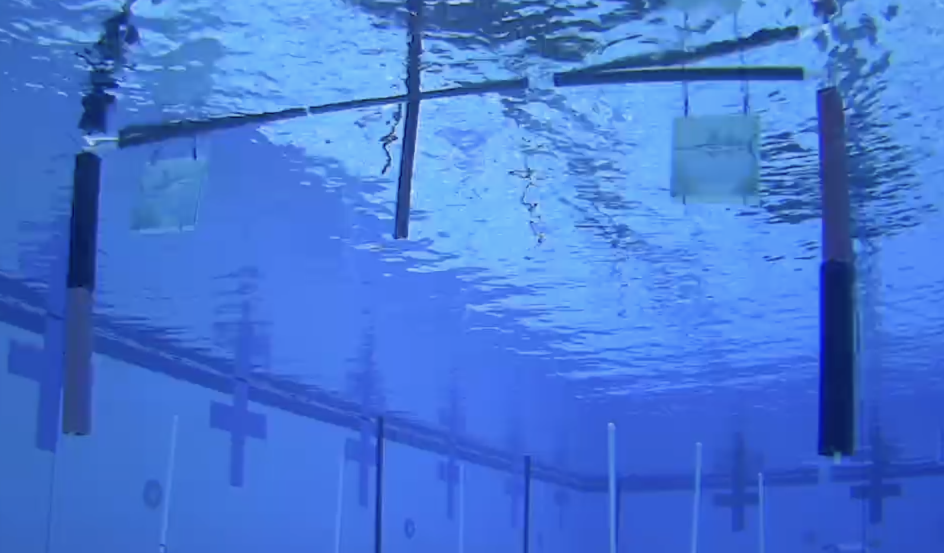
#> input picture perception/tasks/gate/orientation/Gate1.png, 1888 x 1106 px (shown at 1/2 size)
$ python -i cross_detection.py   (imports and definitions only)   (older library calls are emulated)
#> lines starting #> are read from the running program, lines starting #| are printed output that depends on the picture; after the words box and inside, x2 and y2 are one past the last pixel; in counts of white or black regions, pixels touching at a corner belong together
#> further down, picture is the input picture: shape (1106, 1888, 3); mean B, G, R 213.6, 119.7, 70
import numpy as np
import cv2
import sys

#############################################################################
# Compilation of ways to do cross detection for this year's challenge.
# Add more functions for alternative algorithms!
#############################################################################

sys.path.insert(0, '../background_removal')
from perception.tasks._archive.segmentation.peak_removal_adaptive_thresholding import filter_out_highest_peak_multidim
from perception.tasks._archive.segmentation.combinedFilter import init_combined_filter

# [1 line not run here, left out]

# "hsv" = Apply hsv thresholding before trying to find the path marker
# "multidim" = Apply filter_out_highest_peak_multidim
# "combined" = Apply pca then multidim
thresholding = "combined" # Apply hsv thresholding before trying to find the path marker

def find_cross(frame, draw_figs=True):
    """ Returns the middle of a possible cross that has the largest contour area

        One of the ideas from:
        https://stackoverflow.com/questions/14612192/detecting-a-cross-in-an-image-with-opencv
    """
#> called with draw_figs = True

    # Or any other colorspace transformation
    gray = cv2.cvtColor(frame, cv2.COLOR_BGR2GRAY)
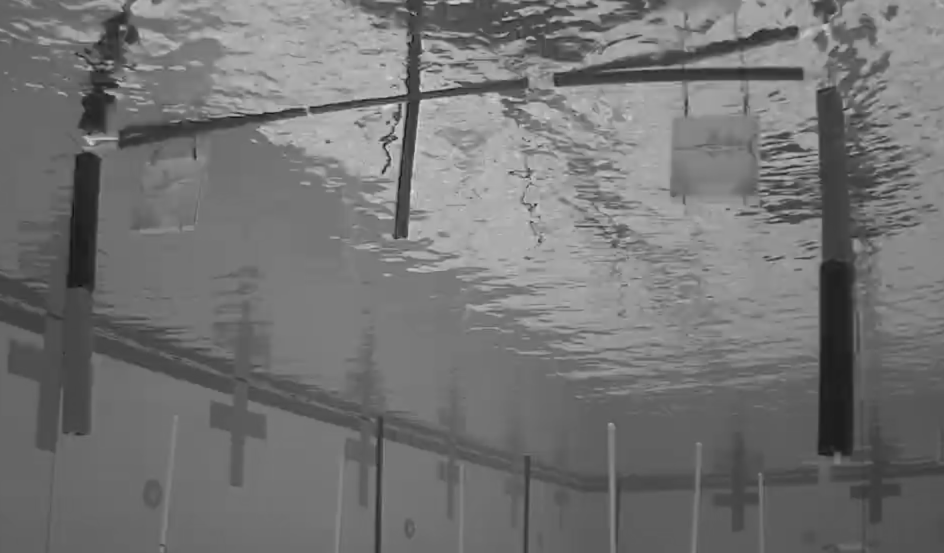
#> gray: shape (1106, 1888) (shown at 1/2 size); min 16, max 227, mean 115.5

    ret, thresh = cv2.threshold(gray, 127, 255,0)
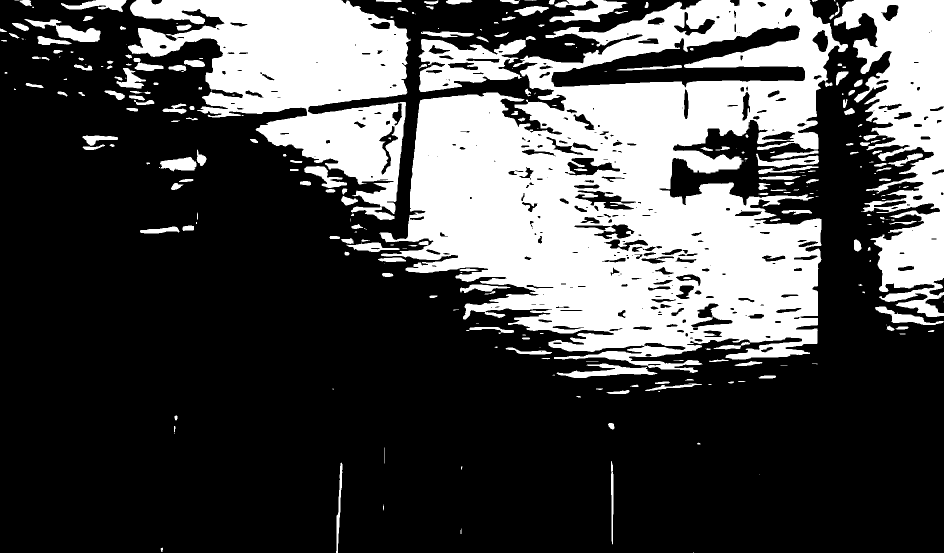
#> thresh: shape (1106, 1888) (shown at 1/2 size); 30.1% white; 283 white regions (96 under 20 px)
    __, contours,hierarchy = cv2.findContours(thresh, cv2.RETR_TREE, cv2.CHAIN_APPROX_SIMPLE)
#> contours = 594 contours, 210 with area under 20; largest, box (x1, y1, x2, y2) and area: (758, 0, 1696, 746) 429106, (256, 0, 821, 440) 120328, (1668, 0, 1888, 634) 71154, (1102, 50, 1611, 176) 27482, (837, 78, 1052, 184) 13816
    contours.sort(key=lambda c: cv2.contourArea(c), reverse=True)

    possible_crosses = []

    for i in range(len(contours)):
        cnt = contours[i]

        hull = cv2.convexHull(cnt,returnPoints = False)
        defects = cv2.convexityDefects(contours[i],hull)

        # Crosses have 4 "defects" (concave places)
        if defects is not None and len(defects) == 4:
            possible_crosses.append(defects)
#> this loop made 500 passes
#> hull on passes 6 to 8: [179, 171, 167, 156, 126, 112, 111, 99, 98, 97, 18, 12, 0], [148, 131, 82, 75, 74, 73, 67, 63, 61, 60, 48, 13, 1, 0], [134, 109, 94, 93, 89, 65, 64, 54, 52, 50, 49, 48, 4, 0]
#> after the loop, possible_crosses = 48 items

    if draw_figs:
        img = frame.copy()
        for defects in possible_crosses:
            for i in range(defects.shape[0]):
                s, e, f, d = defects[i, 0]
                # start = tuple(cnt[s][0])
                # end = tuple(cnt[e][0])
                far = tuple(cnt[f][0])
                # cv2.line(img,start,end,[0,255,0],2)
                cv2.circle(img, far, 5, [0, 0, 255], -1)
            cv2.imshow('cross at contour number ' + str(i),img)
        cv2.imshow('original', frame)


    return possible_crosses[0]

###########################################
# Main Body
###########################################
# TODO: port to vis
# [27 lines not run here, left out]

>>> import cv2
>>> picture = cv2.imread('../../gate/orientation/Gate1.png')
#> (the run stopped early here; a loop or call above may not have finished)
